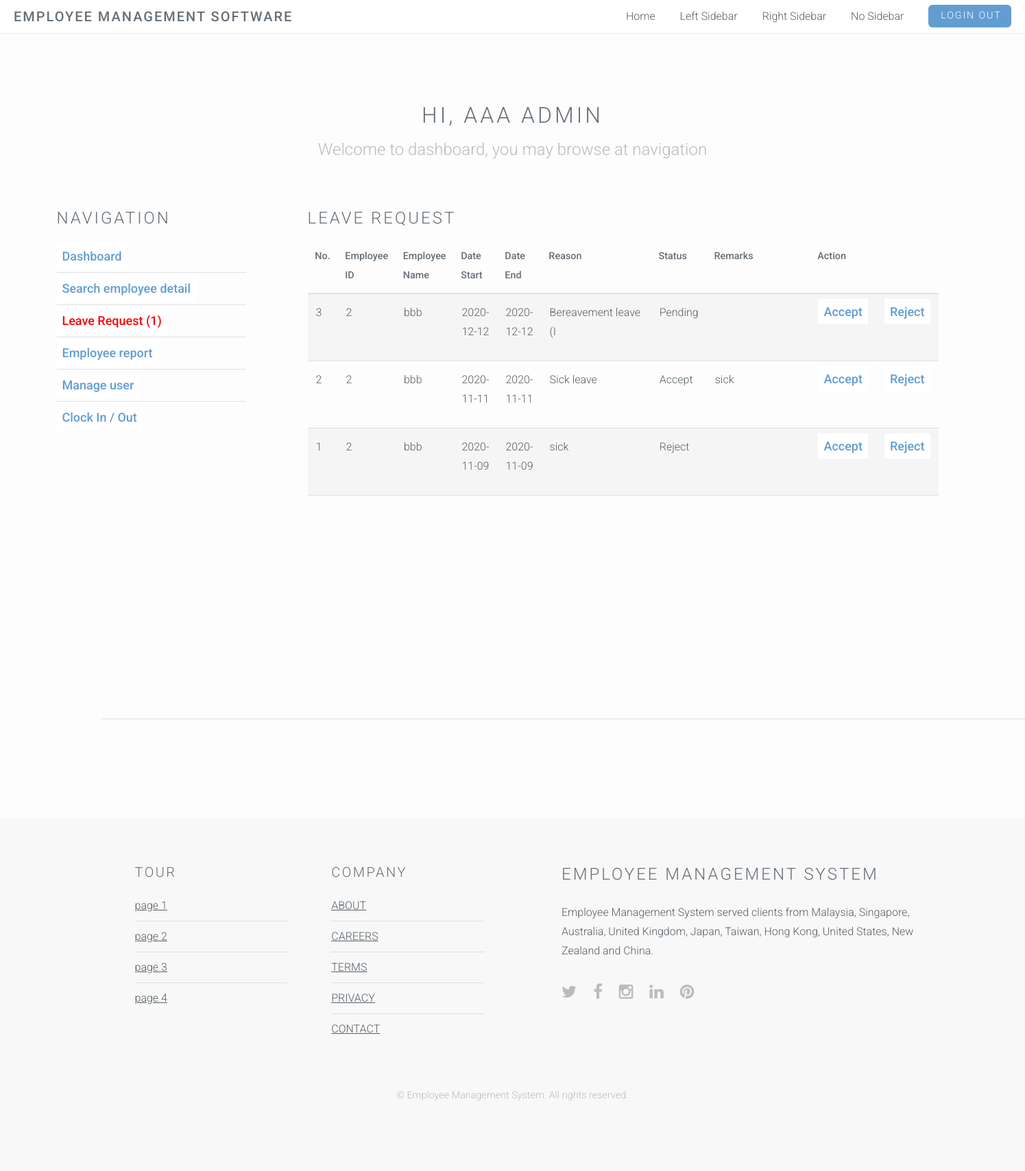
The app's page /website-source-code/admin-leaveRequest.php (signed in) with its own data.
### tables this page shows
CREATE TABLE `leaveapplication` (
  `ID` int(10) NOT NULL,
  `employeeID` int(10) NOT NULL,
  `reason` varchar(20) NOT NULL,
  `dateRequest_start` date NOT NULL,
  `dateRequest_end` date NOT NULL,
  `approval` varchar(10) NOT NULL,
  `remark` varchar(20) NOT NULL
);

CREATE TABLE `employeeinfo` (
  `ID` int(10) NOT NULL,
  `name` varchar(25) DEFAULT NULL,
  `gender` varchar(10) DEFAULT NULL,
  `position` varchar(20) DEFAULT NULL,
  `height` int(10) DEFAULT NULL,
  `phone` varchar(30) DEFAULT NULL,
  `email` varchar(20) DEFAULT NULL,
  `address` varchar(20) DEFAULT NULL,
  `payroll` int(10) DEFAULT NULL,
  `work_start_time` time NOT NULL,
  `work_end_time` time NOT NULL,
  `rest_time` varchar(20) NOT NULL,
  `weekend_work` tinyint(1) NOT NULL
);

### website-source-code/admin-leaveRequest.php (the view, shortened to what this page needs)
<!DOCTYPE html>
<html>
<head>
</head>
<body id="top">
    <?php include("navbar_top.php") ?>
    <section id="main" class="wrapper style1">
        <header class="major">
            <h2>Hi, <?php echo $_SESSION["name"]; ?> Admin</h2>
            <p>Welcome to dashboard, you may browse at navigation</p>
        </header>
        <div class="container">
            <div class="container-admin-dashboard">
                <div class="row-admin-dashboard">
                    <div class="navigation-admin-dashboard">
                        <?php include("admin-navigation.php") ?>
                    </div>
                    <div class="8u skel-cell-important">
                        <section>
                            <h2>Leave Request</h2>
                            <div class="leaverequest-table-div">
                                <table class="tg">
                                    <thead>
                                        <tr>
                                            <th class="tg-0pky">No.</th>
                                            <th class="tg-0lax">Employee ID</th>
                                            <th class="tg-0lax">Employee Name</th>
                                            <th class="tg-0lax">Date Start</th>
                                            <th class="tg-0lax">Date End</th>
                                            <th class="tg-00ax">Reason</th>
                                            <th class="tg-0lax">Status</th>
                                            <th class="tg-0laa">Remarks</th>
                                            <th class="tg-0lax">Action</th>
                                        </tr>
                                    </thead>
                                    <tbody>
                                    <?php
                                        require_once("dbcon.php");
                                        $query = "SELECT `leaveapplication`.`ID`, `leaveapplication`.`employeeID`, `employeeinfo`.`name`, `leaveapplication`.`reason`, `leaveapplication`.`dateRequest_start`, `leaveapplication`.`dateRequest_end`, `leaveapplication`.`approval`, `leaveapplication`.`remark` FROM `leaveapplication`
                                        INNER JOIN `employeeinfo` ON `leaveapplication`.`employeeID` = `employeeinfo`.`ID`
                                        ORDER BY CASE WHEN `approval` LIKE 'Pending' then 0 else 1 end, `approval` ASC";
                                        $result = $con->query($query);
                                        while($row = $result->fetch_assoc()){
                                            echo "<tr>
                                            <td class=\"tg-0lax\">".$row["ID"]."</td>
                                            <td class=\"tg-0lax\">".$row["employeeID"]."</td>
                                            <td class=\"tg-0lax\">".$row["name"]."</td>
                                            <td class=\"tg-0lax\">".$row["dateRequest_start"]."</td>
                                            <td class=\"tg-0lax\">".$row["dateRequest_end"]."</td>
                                            <td class=\"tg-00ax\">".$row["reason"]."</td>";
                                            if($row["approval"] == NULL || $row["approval"] == ""){
                                                echo "<td class=\"tg-0lax\">Pending</td>";
                                            } else {
                                                echo "<td class=\"tg-0lax\">".$row["approval"]."</td>";
                                            }
                                            echo "<td class=\"tg-0lax\">".$row["remark"]."</td>
                                            <td class=\"tg-0lax\">
                                                <ul class=\"alt navigation-admin\">
                                                    <li><a href=\"admin-leaveRequestProcess.php?id=".$row["ID"]."&approval=Accept\">Accept</a></li>
                                                </ul>
                                            </td>
                                            <td class=\"tg-0lax\">
                                                <ul class=\"alt navigation-admin\">
                                                    <li><a href=\"admin-leaveRequestProcess.php?id=".$row["ID"]."&approval=Reject\">Reject</a></li>
                                                </ul>
                                            </td>
                                            </tr>";
                                        }
                                    ?>
                                    </tbody>
                                </table>
                            </div>
                        </section>
                    </div>
                </div>
                <hr class="major" />
            </div>
        </div>
    </section>
    <?php include("footer.php") ?>
</body>
</html>

### website-source-code/css/style.css (style rules this page uses)
body { background: #fff; }
body, input, select, textarea { color: #555f66; font-family: "Roboto", Helvetica, sans-serif; font-size: 14pt; font-weight: 300; line-height: 1.75em; }
a { color: #629dd1; text-decoration: underline; }
p { margin: 0 0 2em 0; }
h1, h2, h3, h4, h5, h6 { color: #666f77; font-weight: 300; line-height: 1em; margin: 0 0 1em 0; text-transform: uppercase; letter-spacing: 0.125em; }
h2 { font-size: 1.5em; line-height: 1.5em; }
hr { border: 0; border-bottom: solid 1px rgba(144, 144, 144, 0.25); margin: 3em 0; }
hr.major { margin: 2em 0 5em 0; }
header p { color: #bbb; position: relative; margin: 0 0 1.5em 0; }
header h2 + p { font-size: 1.25em; margin-top: -1em; line-height: 1.5em; }
header.major { text-align: center; margin: 0 0 4em 0; }
header.major h2 { font-size: 2em; }
header.major h2 + p { font-size: 1.5em; margin: -1em 0 2em 0; }
ul { list-style: disc; margin: 0 0 2em 0; padding-left: 1em; }
ul li { padding-left: 0.5em; }
ul.alt { list-style: none; padding-left: 0; }
ul.alt li { border-top: solid 1px rgba(144, 144, 144, 0.25); padding: 0.5em 0; }
ul.alt li:first-child { border-top: 0; padding-top: 0; }
table { margin: 0 0 2em 0; width: 100%; }
table tbody tr { border: solid 1px rgba(144, 144, 144, 0.25); border-left: 0; border-right: 0; }
table tbody tr:nth-child(2n + 1) { background-color: rgba(144, 144, 144, 0.075); }
table td { padding: 0.75em 0.75em; }
table th { color: #666f77; font-size: 0.9em; font-weight: 500; padding: 0 0.75em 0.75em 0.75em; text-align: left; }
table thead { border-bottom: solid 2px rgba(144, 144, 144, 0.25); }
.wrapper { padding: 6em 0 4em 0; }
.wrapper.style1 { background: #fdfdfd; color: #555f66; }
.row-admin-dashboard { display: -webkit-box; display: -ms-flexbox; display: flex; -ms-flex-wrap: wrap; flex-wrap: wrap; margin-right: -15px; margin-left: -15px; }
.container-admin-dashboard { margin-left: auto; margin-right: auto; width: 1350px; }
.navigation-admin-dashboard { width: 20%; margin-right: 90px; margin-left: -50px; }
.navigation-admin { font-size: large; font-weight: 500; }

### website-source-code/css/style-xlarge.css (style rules this page uses)
body, input, select, textarea { font-size: 12pt; }

### website-source-code/admin-leaveRequest.php (style rules this page uses)
.navigation-admin a:link { text-decoration: none; background-color: rgb(255, 255, 255); padding: 8px; }
.leaverequest-table-div { border-width: 4px; height: 41em; }
.tg-0laa { width: 19%; }
.tg-00ax { width: 19%; }

### records on screen
leaveapplication: ID "3", employeeID "2", employeeID.name "bbb", dateRequest_start "2020-12-12", dateRequest_end "2020-12-12", reason "Bereavement leave (I", approval "Pending"
leaveapplication: ID "2", employeeID "2", employeeID.name "bbb", dateRequest_start "2020-11-11", dateRequest_end "2020-11-11", reason "Sick leave", approval "Accept", remark "sick"
leaveapplication: ID "1", employeeID "2", employeeID.name "bbb", dateRequest_start "2020-11-09", dateRequest_end "2020-11-09", reason "sick", approval "Reject"

### other values on screen
$_SESSION["name"] "AAA"
$count "1"
